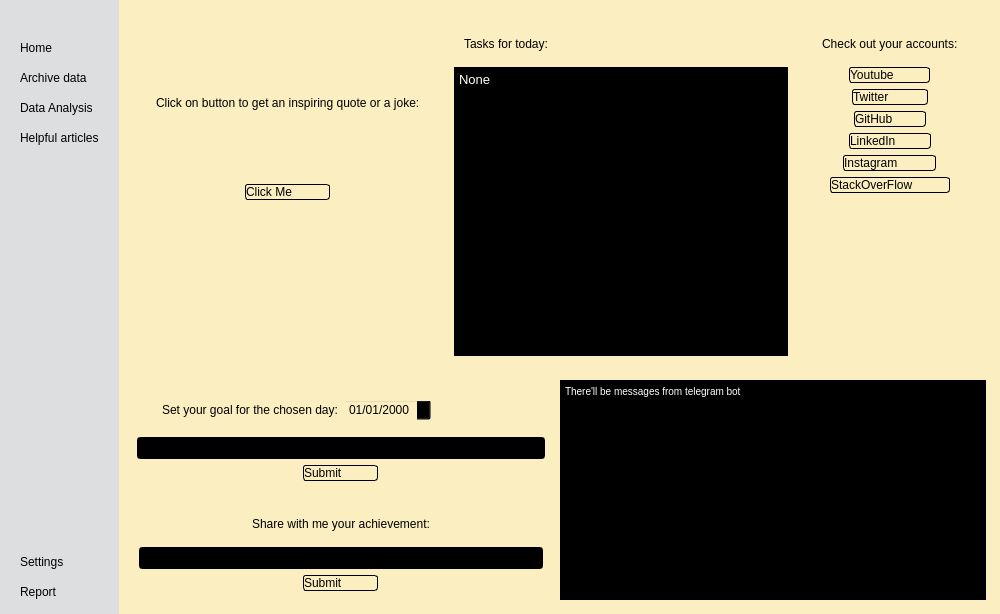
<?xml version="1.0" encoding="UTF-8"?>
<ui version="4.0">
 <class>PersonalTracker</class>
 <widget class="QMainWindow" name="PersonalTracker">
  <property name="enabled">
   <bool>true</bool>
  </property>
  <property name="geometry">
   <rect>
    <x>0</x>
    <y>0</y>
    <width>1000</width>
    <height>614</height>
   </rect>
  </property>
  <property name="sizePolicy">
   <sizepolicy hsizetype="Preferred" vsizetype="Preferred">
    <horstretch>0</horstretch>
    <verstretch>0</verstretch>
   </sizepolicy>
  </property>
  <property name="baseSize">
   <size>
    <width>0</width>
    <height>0</height>
   </size>
  </property>
  <property name="windowTitle">
   <string>PersonalTracker</string>
  </property>
  <property name="windowIcon">
   <iconset resource="main_resources.qrc">
    <normaloff>:/icons/icon.png</normaloff>:/icons/icon.png</iconset>
  </property>
  <property name="styleSheet">
   <string notr="true">*
{
	background-color: transparent;
}

QTextBrowser
{
	background-color: #FFFFFF;
}

#mainMenu QLineEdit
{
	background-color: #000000;
    color: #FFFFFF
}

#centralwidget
{
	background-color: #FBEEC1;
}

#leftMenuContainer
{
	background-color: #DCDEDF;
}

#leftSubContainer QPushButton
{
	text-align: left;
	padding: 5px 10px;
	border-top-left-radius: 10 px;
	border-bottom-left-radius: 10 px;
}

#homeTasksTextBrowser
{
	background-color: #000000;
	color: #FFFFFF
}

#usefulWidget
{
	background-color: #000000;
	color: #FFFFFF
}

#mainSubContainer QPushButton
{
	border: 1px solid;
	border-radius: 3px;
	text-align: left;
}

#mainSubContainer QPushButton:hover
{
	background-color: #F4976C;
}

#leftMenuContainer QPushButton:hover
{
	background-color: #BDBBBB;
}
</string>
  </property>
  <widget class="QWidget" name="centralwidget">
   <layout class="QHBoxLayout" name="horizontalLayout">
    <property name="spacing">
     <number>0</number>
    </property>
    <property name="leftMargin">
     <number>0</number>
    </property>
    <property name="topMargin">
     <number>0</number>
    </property>
    <property name="rightMargin">
     <number>0</number>
    </property>
    <property name="bottomMargin">
     <number>0</number>
    </property>
    <item>
     <widget class="QWidget" name="leftMenuContainer" native="true">
      <layout class="QVBoxLayout" name="verticalLayout">
       <property name="spacing">
        <number>0</number>
       </property>
       <property name="leftMargin">
        <number>0</number>
       </property>
       <property name="topMargin">
        <number>0</number>
       </property>
       <property name="rightMargin">
        <number>0</number>
       </property>
       <property name="bottomMargin">
        <number>0</number>
       </property>
       <item alignment="Qt::AlignLeft">
        <widget class="QWidget" name="leftSubContainer" native="true">
         <property name="sizePolicy">
          <sizepolicy hsizetype="Preferred" vsizetype="Preferred">
           <horstretch>0</horstretch>
           <verstretch>0</verstretch>
          </sizepolicy>
         </property>
         <layout class="QVBoxLayout" name="verticalLayout_4">
          <property name="spacing">
           <number>0</number>
          </property>
          <property name="leftMargin">
           <number>0</number>
          </property>
          <property name="topMargin">
           <number>0</number>
          </property>
          <property name="rightMargin">
           <number>0</number>
          </property>
          <property name="bottomMargin">
           <number>0</number>
          </property>
          <item alignment="Qt::AlignTop">
           <widget class="QFrame" name="leftTopFrame">
            <property name="frameShape">
             <enum>QFrame::StyledPanel</enum>
            </property>
            <property name="frameShadow">
             <enum>QFrame::Raised</enum>
            </property>
            <layout class="QHBoxLayout" name="horizontalLayout_2">
             <property name="spacing">
              <number>0</number>
             </property>
             <property name="leftMargin">
              <number>0</number>
             </property>
             <property name="topMargin">
              <number>0</number>
             </property>
             <property name="rightMargin">
              <number>0</number>
             </property>
             <property name="bottomMargin">
              <number>0</number>
             </property>
             <item>
              <widget class="QPushButton" name="menuBtn">
               <property name="toolTip">
                <string>Menu</string>
               </property>
               <property name="text">
                <string/>
               </property>
               <property name="icon">
                <iconset resource="main_resources.qrc">
                 <normaloff>:/icons/icons/6498732_application_list_menu_mobile_smartphone_icon.png</normaloff>:/icons/icons/6498732_application_list_menu_mobile_smartphone_icon.png</iconset>
               </property>
               <property name="iconSize">
                <size>
                 <width>24</width>
                 <height>24</height>
                </size>
               </property>
              </widget>
             </item>
            </layout>
           </widget>
          </item>
          <item alignment="Qt::AlignTop">
           <widget class="QFrame" name="leftCentralFrame">
            <property name="sizePolicy">
             <sizepolicy hsizetype="Preferred" vsizetype="Expanding">
              <horstretch>0</horstretch>
              <verstretch>0</verstretch>
             </sizepolicy>
            </property>
            <property name="frameShape">
             <enum>QFrame::StyledPanel</enum>
            </property>
            <property name="frameShadow">
             <enum>QFrame::Raised</enum>
            </property>
            <layout class="QVBoxLayout" name="verticalLayout_2">
             <item>
              <widget class="QPushButton" name="homeBtn">
               <property name="toolTip">
                <string>Home</string>
               </property>
               <property name="text">
                <string>Home</string>
               </property>
               <property name="icon">
                <iconset resource="main_resources.qrc">
                 <normaloff>:/icons/icons/icons8-home-64.png</normaloff>:/icons/icons/icons8-home-64.png</iconset>
               </property>
               <property name="iconSize">
                <size>
                 <width>24</width>
                 <height>24</height>
                </size>
               </property>
              </widget>
             </item>
             <item>
              <widget class="QPushButton" name="archiveBtn">
               <property name="toolTip">
                <string>Archive</string>
               </property>
               <property name="text">
                <string>Archive data</string>
               </property>
               <property name="icon">
                <iconset resource="main_resources.qrc">
                 <normaloff>:/icons/icons/icons8-news-64.png</normaloff>:/icons/icons/icons8-news-64.png</iconset>
               </property>
               <property name="iconSize">
                <size>
                 <width>24</width>
                 <height>24</height>
                </size>
               </property>
              </widget>
             </item>
             <item>
              <widget class="QPushButton" name="dataAnalysisBtn">
               <property name="toolTip">
                <string>Data Analysis</string>
               </property>
               <property name="text">
                <string>Data Analysis</string>
               </property>
               <property name="icon">
                <iconset resource="main_resources.qrc">
                 <normaloff>:/icons/icons/7549001_user_interface_graph_chart_business_icon.png</normaloff>:/icons/icons/7549001_user_interface_graph_chart_business_icon.png</iconset>
               </property>
               <property name="iconSize">
                <size>
                 <width>24</width>
                 <height>24</height>
                </size>
               </property>
              </widget>
             </item>
             <item>
              <widget class="QPushButton" name="articlesBtn">
               <property name="text">
                <string>Helpful articles</string>
               </property>
               <property name="icon">
                <iconset resource="main_resources.qrc">
                 <normaloff>:/icons/icons/icons8-news-64 (1).png</normaloff>:/icons/icons/icons8-news-64 (1).png</iconset>
               </property>
               <property name="iconSize">
                <size>
                 <width>24</width>
                 <height>24</height>
                </size>
               </property>
              </widget>
             </item>
            </layout>
           </widget>
          </item>
          <item>
           <spacer name="verticalSpacer">
            <property name="orientation">
             <enum>Qt::Vertical</enum>
            </property>
            <property name="sizeHint" stdset="0">
             <size>
              <width>20</width>
              <height>40</height>
             </size>
            </property>
           </spacer>
          </item>
          <item alignment="Qt::AlignBottom">
           <widget class="QFrame" name="leftBottomFrame">
            <property name="frameShape">
             <enum>QFrame::StyledPanel</enum>
            </property>
            <property name="frameShadow">
             <enum>QFrame::Raised</enum>
            </property>
            <layout class="QVBoxLayout" name="verticalLayout_3">
             <item>
              <widget class="QPushButton" name="settingsBtn">
               <property name="toolTip">
                <string>Settings</string>
               </property>
               <property name="text">
                <string>Settings</string>
               </property>
               <property name="icon">
                <iconset resource="main_resources.qrc">
                 <normaloff>:/icons/icons/icons8-settings-64.png</normaloff>:/icons/icons/icons8-settings-64.png</iconset>
               </property>
               <property name="iconSize">
                <size>
                 <width>24</width>
                 <height>24</height>
                </size>
               </property>
              </widget>
             </item>
             <item>
              <widget class="QPushButton" name="reportBtn">
               <property name="toolTip">
                <string>Report</string>
               </property>
               <property name="text">
                <string>Report</string>
               </property>
               <property name="icon">
                <iconset resource="main_resources.qrc">
                 <normaloff>:/icons/icons/7324045_ui_interface_email_mail_message_icon.png</normaloff>:/icons/icons/7324045_ui_interface_email_mail_message_icon.png</iconset>
               </property>
               <property name="iconSize">
                <size>
                 <width>24</width>
                 <height>24</height>
                </size>
               </property>
              </widget>
             </item>
            </layout>
           </widget>
          </item>
         </layout>
        </widget>
       </item>
      </layout>
     </widget>
    </item>
    <item>
     <widget class="QWidget" name="rightMenuContainer" native="true">
      <property name="sizePolicy">
       <sizepolicy hsizetype="Expanding" vsizetype="Preferred">
        <horstretch>0</horstretch>
        <verstretch>0</verstretch>
       </sizepolicy>
      </property>
      <layout class="QVBoxLayout" name="verticalLayout_13">
       <property name="spacing">
        <number>0</number>
       </property>
       <property name="leftMargin">
        <number>0</number>
       </property>
       <property name="topMargin">
        <number>0</number>
       </property>
       <property name="rightMargin">
        <number>0</number>
       </property>
       <property name="bottomMargin">
        <number>0</number>
       </property>
       <item>
        <widget class="QStackedWidget" name="stackedWidget">
         <property name="enabled">
          <bool>true</bool>
         </property>
         <property name="currentIndex">
          <number>0</number>
         </property>
         <widget class="QWidget" name="mainMenu">
          <layout class="QVBoxLayout" name="verticalLayout_14">
           <property name="spacing">
            <number>0</number>
           </property>
           <property name="leftMargin">
            <number>0</number>
           </property>
           <property name="topMargin">
            <number>0</number>
           </property>
           <property name="rightMargin">
            <number>5</number>
           </property>
           <property name="bottomMargin">
            <number>5</number>
           </property>
           <item>
            <widget class="QWidget" name="mainSubContainer" native="true">
             <layout class="QGridLayout" name="gridLayout">
              <item row="0" column="0" colspan="2">
               <widget class="QWidget" name="mainTopWidget" native="true">
                <layout class="QHBoxLayout" name="horizontalLayout_6">
                 <item>
                  <widget class="QWidget" name="leftSubWidget" native="true">
                   <layout class="QVBoxLayout" name="verticalLayout_9">
                    <item>
                     <widget class="QFrame" name="mainTopFrame">
                      <property name="frameShape">
                       <enum>QFrame::StyledPanel</enum>
                      </property>
                      <property name="frameShadow">
                       <enum>QFrame::Raised</enum>
                      </property>
                      <layout class="QHBoxLayout" name="horizontalLayout_4">
                       <item>
                        <widget class="QLabel" name="quoteLabel">
                         <property name="text">
                          <string>Click on button to get an inspiring quote or a joke:</string>
                         </property>
                        </widget>
                       </item>
                      </layout>
                     </widget>
                    </item>
                    <item alignment="Qt::AlignHCenter">
                     <widget class="QPushButton" name="getQuoteBtn">
                      <property name="minimumSize">
                       <size>
                        <width>85</width>
                        <height>0</height>
                       </size>
                      </property>
                      <property name="text">
                       <string>Click Me</string>
                      </property>
                      <property name="icon">
                       <iconset resource="main_resources.qrc">
                        <normaloff>:/icons/icons/get.png</normaloff>:/icons/icons/get.png</iconset>
                      </property>
                      <property name="iconSize">
                       <size>
                        <width>24</width>
                        <height>24</height>
                       </size>
                      </property>
                     </widget>
                    </item>
                    <item>
                     <widget class="QFrame" name="capybara">
                      <property name="frameShape">
                       <enum>QFrame::StyledPanel</enum>
                      </property>
                      <property name="frameShadow">
                       <enum>QFrame::Raised</enum>
                      </property>
                      <layout class="QHBoxLayout" name="horizontalLayout_7">
                       <item>
                        <widget class="QLabel" name="capybara_2">
                         <property name="text">
                          <string/>
                         </property>
                         <property name="pixmap">
                          <pixmap resource="main_resources.qrc">:/images/images/Знімок екрана 2023-01-08 142920.png</pixmap>
                         </property>
                        </widget>
                       </item>
                      </layout>
                     </widget>
                    </item>
                   </layout>
                  </widget>
                 </item>
                 <item>
                  <widget class="QWidget" name="centralSubWidget" native="true">
                   <layout class="QVBoxLayout" name="verticalLayout_12">
                    <item>
                     <widget class="QFrame" name="tasksFrame">
                      <property name="frameShape">
                       <enum>QFrame::StyledPanel</enum>
                      </property>
                      <property name="frameShadow">
                       <enum>QFrame::Raised</enum>
                      </property>
                      <layout class="QHBoxLayout" name="horizontalLayout_8">
                       <item>
                        <widget class="QLabel" name="tasksLabel">
                         <property name="text">
                          <string>Tasks for today:</string>
                         </property>
                        </widget>
                       </item>
                      </layout>
                     </widget>
                    </item>
                    <item>
                     <widget class="QTextBrowser" name="homeTasksTextBrowser">
                      <property name="html">
                       <string>&lt;!DOCTYPE HTML PUBLIC &quot;-//W3C//DTD HTML 4.0//EN&quot; &quot;http://www.w3.org/TR/REC-html40/strict.dtd&quot;&gt;
&lt;html&gt;&lt;head&gt;&lt;meta name=&quot;qrichtext&quot; content=&quot;1&quot; /&gt;&lt;style type=&quot;text/css&quot;&gt;
p, li { white-space: pre-wrap; }
&lt;/style&gt;&lt;/head&gt;&lt;body style=&quot; font-family:'MS Shell Dlg 2'; font-size:7.8pt; font-weight:400; font-style:normal;&quot;&gt;
&lt;p style=&quot; margin-top:0px; margin-bottom:0px; margin-left:0px; margin-right:0px; -qt-block-indent:0; text-indent:0px;&quot;&gt;&lt;span style=&quot; font-size:10pt; color:#ffffff;&quot;&gt;None&lt;/span&gt;&lt;/p&gt;&lt;/body&gt;&lt;/html&gt;</string>
                      </property>
                     </widget>
                    </item>
                   </layout>
                  </widget>
                 </item>
                 <item>
                  <widget class="QWidget" name="rigthSubWidget" native="true">
                   <layout class="QVBoxLayout" name="verticalLayout_10">
                    <item>
                     <widget class="QFrame" name="accFrame">
                      <property name="frameShape">
                       <enum>QFrame::StyledPanel</enum>
                      </property>
                      <property name="frameShadow">
                       <enum>QFrame::Raised</enum>
                      </property>
                      <layout class="QVBoxLayout" name="verticalLayout_11">
                       <item alignment="Qt::AlignTop">
                        <widget class="QLabel" name="accLabel">
                         <property name="text">
                          <string>Check out your accounts:</string>
                         </property>
                        </widget>
                       </item>
                      </layout>
                     </widget>
                    </item>
                    <item alignment="Qt::AlignHCenter">
                     <widget class="QPushButton" name="youtubeBtn">
                      <property name="minimumSize">
                       <size>
                        <width>81</width>
                        <height>0</height>
                       </size>
                      </property>
                      <property name="text">
                       <string>Youtube</string>
                      </property>
                      <property name="icon">
                       <iconset resource="main_resources.qrc">
                        <normaloff>:/icons/icons/icons8-youtube-48.png</normaloff>:/icons/icons/icons8-youtube-48.png</iconset>
                      </property>
                      <property name="iconSize">
                       <size>
                        <width>24</width>
                        <height>24</height>
                       </size>
                      </property>
                     </widget>
                    </item>
                    <item alignment="Qt::AlignHCenter">
                     <widget class="QPushButton" name="twitterBtn">
                      <property name="minimumSize">
                       <size>
                        <width>76</width>
                        <height>0</height>
                       </size>
                      </property>
                      <property name="text">
                       <string>Twitter</string>
                      </property>
                      <property name="icon">
                       <iconset resource="main_resources.qrc">
                        <normaloff>:/icons/icons/icons8-twitter-48.png</normaloff>:/icons/icons/icons8-twitter-48.png</iconset>
                      </property>
                      <property name="iconSize">
                       <size>
                        <width>24</width>
                        <height>24</height>
                       </size>
                      </property>
                     </widget>
                    </item>
                    <item alignment="Qt::AlignHCenter">
                     <widget class="QPushButton" name="githubBtn">
                      <property name="minimumSize">
                       <size>
                        <width>72</width>
                        <height>0</height>
                       </size>
                      </property>
                      <property name="text">
                       <string>GitHub</string>
                      </property>
                      <property name="icon">
                       <iconset resource="main_resources.qrc">
                        <normaloff>:/icons/icons/icons8-github-48.png</normaloff>:/icons/icons/icons8-github-48.png</iconset>
                      </property>
                      <property name="iconSize">
                       <size>
                        <width>24</width>
                        <height>24</height>
                       </size>
                      </property>
                     </widget>
                    </item>
                    <item alignment="Qt::AlignHCenter">
                     <widget class="QPushButton" name="linkedinBtn">
                      <property name="minimumSize">
                       <size>
                        <width>82</width>
                        <height>0</height>
                       </size>
                      </property>
                      <property name="text">
                       <string>LinkedIn</string>
                      </property>
                      <property name="icon">
                       <iconset resource="main_resources.qrc">
                        <normaloff>:/icons/icons/icons8-linkedin-48.png</normaloff>:/icons/icons/icons8-linkedin-48.png</iconset>
                      </property>
                      <property name="iconSize">
                       <size>
                        <width>24</width>
                        <height>24</height>
                       </size>
                      </property>
                     </widget>
                    </item>
                    <item alignment="Qt::AlignHCenter">
                     <widget class="QPushButton" name="instagramBtn">
                      <property name="minimumSize">
                       <size>
                        <width>93</width>
                        <height>0</height>
                       </size>
                      </property>
                      <property name="text">
                       <string>Instagram</string>
                      </property>
                      <property name="icon">
                       <iconset resource="main_resources.qrc">
                        <normaloff>:/icons/icons/icons8-instagram-48.png</normaloff>:/icons/icons/icons8-instagram-48.png</iconset>
                      </property>
                      <property name="iconSize">
                       <size>
                        <width>24</width>
                        <height>24</height>
                       </size>
                      </property>
                     </widget>
                    </item>
                    <item alignment="Qt::AlignHCenter">
                     <widget class="QPushButton" name="stackoverflowBtn">
                      <property name="minimumSize">
                       <size>
                        <width>120</width>
                        <height>0</height>
                       </size>
                      </property>
                      <property name="text">
                       <string>StackOverFlow</string>
                      </property>
                      <property name="icon">
                       <iconset resource="main_resources.qrc">
                        <normaloff>:/icons/icons/icons8-stack-overflow-48.png</normaloff>:/icons/icons/icons8-stack-overflow-48.png</iconset>
                      </property>
                      <property name="iconSize">
                       <size>
                        <width>24</width>
                        <height>24</height>
                       </size>
                      </property>
                     </widget>
                    </item>
                    <item>
                     <spacer name="verticalSpacer_2">
                      <property name="orientation">
                       <enum>Qt::Vertical</enum>
                      </property>
                      <property name="sizeHint" stdset="0">
                       <size>
                        <width>20</width>
                        <height>40</height>
                       </size>
                      </property>
                     </spacer>
                    </item>
                   </layout>
                  </widget>
                 </item>
                </layout>
               </widget>
              </item>
              <item row="1" column="0">
               <widget class="QWidget" name="mainCentralWidget" native="true">
                <layout class="QVBoxLayout" name="verticalLayout_7">
                 <item>
                  <widget class="QFrame" name="mainCentralFrame">
                   <property name="frameShape">
                    <enum>QFrame::StyledPanel</enum>
                   </property>
                   <property name="frameShadow">
                    <enum>QFrame::Raised</enum>
                   </property>
                   <layout class="QHBoxLayout" name="horizontalLayout_3">
                    <item alignment="Qt::AlignRight">
                     <widget class="QLabel" name="goalLabel">
                      <property name="text">
                       <string>Set your goal for the chosen day:</string>
                      </property>
                      <property name="alignment">
                       <set>Qt::AlignCenter</set>
                      </property>
                     </widget>
                    </item>
                    <item alignment="Qt::AlignLeft">
                     <widget class="QDateEdit" name="goalDateEdit">
                      <property name="currentSection">
                       <enum>QDateTimeEdit::DaySection</enum>
                      </property>
                      <property name="displayFormat">
                       <string>dd/MM/yyyy</string>
                      </property>
                     </widget>
                    </item>
                   </layout>
                  </widget>
                 </item>
                 <item>
                  <widget class="QLineEdit" name="goalLineEdit">
                   <property name="text">
                    <string/>
                   </property>
                  </widget>
                 </item>
                 <item alignment="Qt::AlignHCenter">
                  <widget class="QPushButton" name="mainCentralBtn">
                   <property name="minimumSize">
                    <size>
                     <width>75</width>
                     <height>0</height>
                    </size>
                   </property>
                   <property name="text">
                    <string>Submit</string>
                   </property>
                   <property name="icon">
                    <iconset resource="main_resources.qrc">
                     <normaloff>:/icons/icons/sumbit.png</normaloff>:/icons/icons/sumbit.png</iconset>
                   </property>
                   <property name="iconSize">
                    <size>
                     <width>24</width>
                     <height>24</height>
                    </size>
                   </property>
                  </widget>
                 </item>
                </layout>
               </widget>
              </item>
              <item row="1" column="1" rowspan="2">
               <widget class="QTextBrowser" name="usefulWidget">
                <property name="html">
                 <string>&lt;!DOCTYPE HTML PUBLIC &quot;-//W3C//DTD HTML 4.0//EN&quot; &quot;http://www.w3.org/TR/REC-html40/strict.dtd&quot;&gt;
&lt;html&gt;&lt;head&gt;&lt;meta name=&quot;qrichtext&quot; content=&quot;1&quot; /&gt;&lt;style type=&quot;text/css&quot;&gt;
p, li { white-space: pre-wrap; }
&lt;/style&gt;&lt;/head&gt;&lt;body style=&quot; font-family:'MS Shell Dlg 2'; font-size:7.8pt; font-weight:400; font-style:normal;&quot;&gt;
&lt;p style=&quot; margin-top:0px; margin-bottom:0px; margin-left:0px; margin-right:0px; -qt-block-indent:0; text-indent:0px;&quot;&gt;There'll be messages from telegram bot&lt;/p&gt;&lt;/body&gt;&lt;/html&gt;</string>
                </property>
               </widget>
              </item>
              <item row="2" column="0">
               <widget class="QWidget" name="mainBottomWidget" native="true">
                <layout class="QVBoxLayout" name="verticalLayout_6">
                 <property name="leftMargin">
                  <number>11</number>
                 </property>
                 <property name="topMargin">
                  <number>11</number>
                 </property>
                 <property name="rightMargin">
                  <number>11</number>
                 </property>
                 <item>
                  <widget class="QFrame" name="mainBottomFrame">
                   <property name="frameShape">
                    <enum>QFrame::StyledPanel</enum>
                   </property>
                   <property name="frameShadow">
                    <enum>QFrame::Raised</enum>
                   </property>
                   <layout class="QHBoxLayout" name="horizontalLayout_5">
                    <item>
                     <widget class="QLabel" name="achLabel">
                      <property name="text">
                       <string>Share with me your achievement:</string>
                      </property>
                      <property name="alignment">
                       <set>Qt::AlignCenter</set>
                      </property>
                     </widget>
                    </item>
                   </layout>
                  </widget>
                 </item>
                 <item>
                  <widget class="QLineEdit" name="achLineEdit"/>
                 </item>
                 <item alignment="Qt::AlignHCenter">
                  <widget class="QPushButton" name="mainBottomBtn">
                   <property name="minimumSize">
                    <size>
                     <width>75</width>
                     <height>0</height>
                    </size>
                   </property>
                   <property name="text">
                    <string>Submit</string>
                   </property>
                   <property name="icon">
                    <iconset resource="main_resources.qrc">
                     <normaloff>:/icons/icons/sumbit.png</normaloff>:/icons/icons/sumbit.png</iconset>
                   </property>
                   <property name="iconSize">
                    <size>
                     <width>24</width>
                     <height>24</height>
                    </size>
                   </property>
                  </widget>
                 </item>
                </layout>
               </widget>
              </item>
             </layout>
            </widget>
           </item>
          </layout>
         </widget>
         <widget class="QWidget" name="archiveMenu">
          <layout class="QVBoxLayout" name="verticalLayout_15">
           <property name="spacing">
            <number>0</number>
           </property>
           <property name="leftMargin">
            <number>0</number>
           </property>
           <property name="topMargin">
            <number>0</number>
           </property>
           <property name="rightMargin">
            <number>5</number>
           </property>
           <property name="bottomMargin">
            <number>5</number>
           </property>
           <item>
            <widget class="QWidget" name="archiveSubContainer" native="true">
             <layout class="QVBoxLayout" name="verticalLayout_18">
              <item>
               <widget class="QWidget" name="archiveBottomWidget" native="true">
                <layout class="QVBoxLayout" name="verticalLayout_16">
                 <item>
                  <widget class="QWidget" name="subTopWidget" native="true">
                   <layout class="QHBoxLayout" name="horizontalLayout_9">
                    <item alignment="Qt::AlignHCenter|Qt::AlignVCenter">
                     <widget class="QLabel" name="tasksLabel_2">
                      <property name="text">
                       <string>Tasks:</string>
                      </property>
                     </widget>
                    </item>
                    <item alignment="Qt::AlignHCenter|Qt::AlignVCenter">
                     <widget class="QLabel" name="achLabel_2">
                      <property name="text">
                       <string>Achievements:</string>
                      </property>
                     </widget>
                    </item>
                   </layout>
                  </widget>
                 </item>
                 <item>
                  <widget class="QWidget" name="subBottomWidget" native="true">
                   <layout class="QHBoxLayout" name="horizontalLayout_10">
                    <item>
                     <widget class="QTextBrowser" name="ArchiveTasksTextBrowser"/>
                    </item>
                    <item>
                     <widget class="QTextBrowser" name="achTextBrowser"/>
                    </item>
                   </layout>
                  </widget>
                 </item>
                </layout>
                <zorder>subBottomWidget</zorder>
                <zorder>subTopWidget</zorder>
               </widget>
              </item>
              <item alignment="Qt::AlignHCenter|Qt::AlignVCenter">
               <widget class="QWidget" name="achiveTopWidget" native="true">
                <layout class="QVBoxLayout" name="verticalLayout_17">
                 <item>
                  <widget class="QCalendarWidget" name="calendarWidget"/>
                 </item>
                </layout>
               </widget>
              </item>
             </layout>
            </widget>
           </item>
          </layout>
         </widget>
         <widget class="QWidget" name="analysisMenu">
          <layout class="QVBoxLayout" name="verticalLayout_21">
           <property name="spacing">
            <number>0</number>
           </property>
           <property name="leftMargin">
            <number>0</number>
           </property>
           <property name="topMargin">
            <number>0</number>
           </property>
           <property name="rightMargin">
            <number>5</number>
           </property>
           <property name="bottomMargin">
            <number>5</number>
           </property>
           <item>
            <widget class="QWidget" name="analysisSubContainer" native="true">
             <layout class="QVBoxLayout" name="verticalLayout_19">
              <item alignment="Qt::AlignTop">
               <widget class="QWidget" name="analysisTopWidget" native="true">
                <layout class="QVBoxLayout" name="verticalLayout_20">
                 <item alignment="Qt::AlignHCenter">
                  <widget class="QLabel" name="plotLabel">
                   <property name="text">
                    <string>There'll be plot</string>
                   </property>
                  </widget>
                 </item>
                 <item>
                  <widget class="QTextBrowser" name="textBrowser"/>
                 </item>
                </layout>
               </widget>
              </item>
              <item>
               <widget class="QWidget" name="analysisBottomWidget" native="true"/>
              </item>
             </layout>
            </widget>
           </item>
          </layout>
         </widget>
         <widget class="QWidget" name="articlesMenu">
          <layout class="QVBoxLayout" name="verticalLayout_25">
           <property name="spacing">
            <number>0</number>
           </property>
           <property name="leftMargin">
            <number>0</number>
           </property>
           <property name="topMargin">
            <number>0</number>
           </property>
           <property name="rightMargin">
            <number>5</number>
           </property>
           <property name="bottomMargin">
            <number>5</number>
           </property>
           <item>
            <widget class="QWidget" name="articlesSubContainer" native="true">
             <layout class="QVBoxLayout" name="verticalLayout_22">
              <item alignment="Qt::AlignTop">
               <widget class="QWidget" name="articlesTopWidget" native="true">
                <layout class="QVBoxLayout" name="verticalLayout_23">
                 <item alignment="Qt::AlignHCenter">
                  <widget class="QLabel" name="label">
                   <property name="text">
                    <string>Helpful articles:</string>
                   </property>
                  </widget>
                 </item>
                </layout>
               </widget>
              </item>
              <item>
               <widget class="QWidget" name="articlesBottomWidget" native="true">
                <layout class="QVBoxLayout" name="verticalLayout_24">
                 <item>
                  <widget class="QTextBrowser" name="textBrowser_2"/>
                 </item>
                </layout>
               </widget>
              </item>
             </layout>
            </widget>
           </item>
          </layout>
         </widget>
         <widget class="QWidget" name="settingsMenu">
          <layout class="QVBoxLayout" name="verticalLayout_26">
           <item alignment="Qt::AlignHCenter|Qt::AlignVCenter">
            <widget class="QWidget" name="settingsSubContainer" native="true">
             <layout class="QVBoxLayout" name="verticalLayout_27">
              <item>
               <widget class="QLabel" name="label_2">
                <property name="text">
                 <string>Coming soon....</string>
                </property>
               </widget>
              </item>
             </layout>
            </widget>
           </item>
          </layout>
         </widget>
         <widget class="QWidget" name="reportMenu">
          <layout class="QVBoxLayout" name="verticalLayout_29">
           <item alignment="Qt::AlignHCenter|Qt::AlignVCenter">
            <widget class="QWidget" name="settingsSubContainer_2" native="true">
             <layout class="QVBoxLayout" name="verticalLayout_28">
              <item>
               <widget class="QLabel" name="label_3">
                <property name="text">
                 <string>Coming soon....</string>
                </property>
               </widget>
              </item>
             </layout>
            </widget>
           </item>
          </layout>
         </widget>
        </widget>
       </item>
      </layout>
     </widget>
    </item>
   </layout>
  </widget>
 </widget>
 <resources>
  <include location="main_resources.qrc"/>
 </resources>
 <connections/>
</ui>
